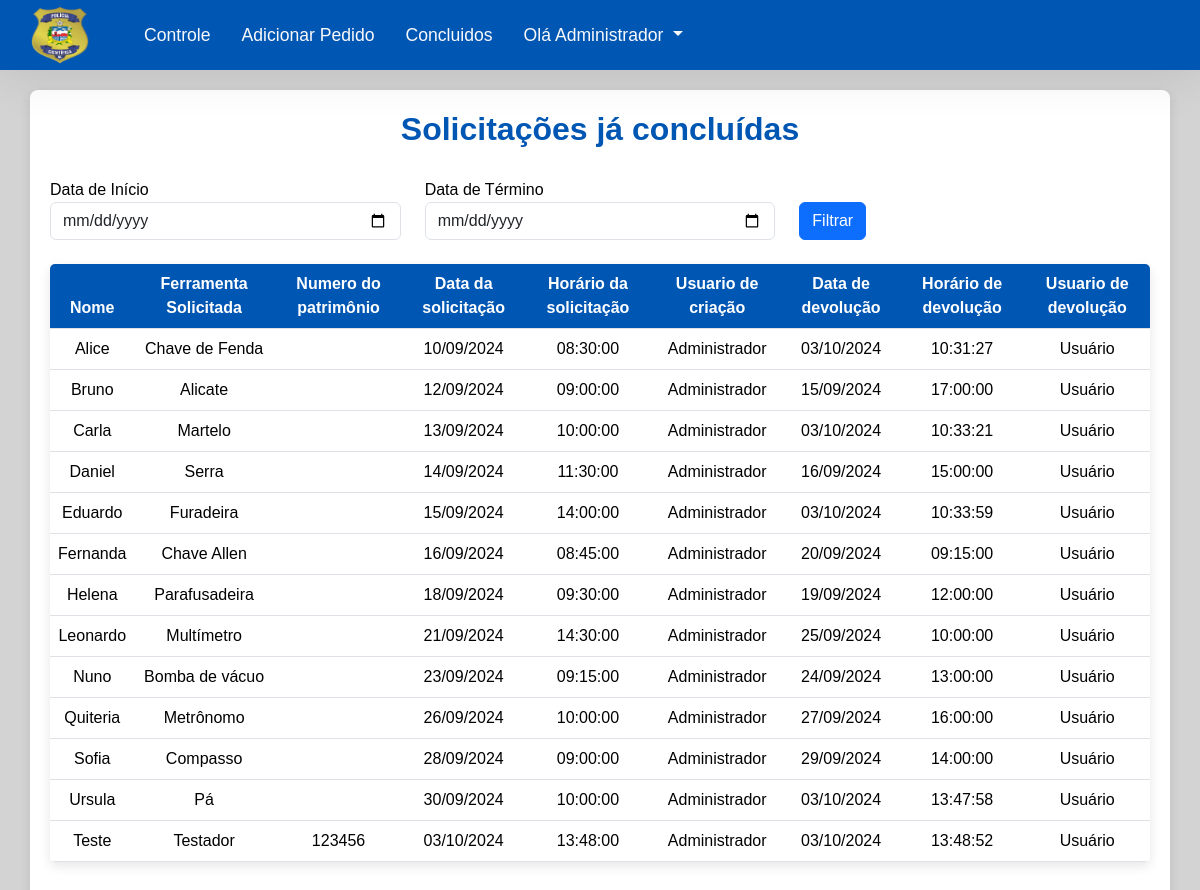
/concluidos.php (signed in), run on the app's committed database.
### tables this page shows
CREATE TABLE `stocks` (
  `id` int(10) UNSIGNED NOT NULL,
  `name` varchar(150) NOT NULL,
  `tool` varchar(20) NOT NULL,
  `observation` text DEFAULT NULL,
  `date_retirada` date NOT NULL,
  `time_retirada` time NOT NULL,
  `date_devolucao` date DEFAULT NULL,
  `time_devolucao` time DEFAULT NULL,
  `devolvido` tinyint(1) NOT NULL DEFAULT 0,
  `apagado` tinyint(1) NOT NULL DEFAULT 0,
  `patrimonio` int(11) DEFAULT NULL,
  `usuario_id_criacao` bigint(20) UNSIGNED NOT NULL,
  `usuario_id_devolucao` bigint(20) UNSIGNED DEFAULT NULL
);

CREATE TABLE `usuarios` (
  `id` bigint(20) UNSIGNED NOT NULL,
  `nome` varchar(70) NOT NULL,
  `email` varchar(100) NOT NULL,
  `senha` varchar(255) NOT NULL,
  `is_admin` tinyint(1) NOT NULL,
  `apagado` tinyint(1) NOT NULL
);

### concluidos.php (the view, shortened to what this page needs)
<?php
    include_once("templates/header.php");
$dateStart = isset($_GET['date_start']) ? $_GET['date_start'] : null;
$dateEnd = isset($_GET['date_end']) ? $_GET['date_end'] : null;
$query = "SELECT s.*, u_criacao.nome AS nome_usuario_criacao, u_devolucao.nome AS nome_usuario_devolucao
    FROM stocks s
    LEFT JOIN usuarios u_criacao ON s.usuario_id_criacao = u_criacao.id
    LEFT JOIN usuarios u_devolucao ON s.usuario_id_devolucao = u_devolucao.id
    WHERE s.devolvido = 1";
$stmt = $conn->prepare($query);
$stmt->execute();
$stock = $stmt->fetchAll();
?>
<div class="container">
    <h1 id="main-title">Solicitações já concluídas</h1>
    <form method="GET" class="mb-4">
        <div class="row">
            <div class="col-md-4">
                <label for="date_start">Data de Início</label>
                <input type="date" name="date_start" class="form-control" value="<?= htmlspecialchars($dateStart) ?>">
            </div>
            <div class="col-md-4">
                <label for="date_end">Data de Término</label>
                <input type="date" name="date_end" class="form-control" value="<?= htmlspecialchars($dateEnd) ?>">
            </div>
            <div class="col-md-4 align-self-end">
                <button type="submit" class="btn btn-primary">Filtrar</button>
            </div>
        </div>
    </form>
    <?php if(count($stock) > 0): ?>
        <table class="table" id="stock-table">
            <thead>
                <tr>
                    <th scope="col">Nome</th>
                    <th scope="col">Ferramenta Solicitada</th>
                    <th scope="col">Numero do patrimônio</th>
                    <th scope="col">Data da solicitação</th>
                    <th scope="col">Horário da solicitação</th>
                    <th scope="col">Usuario de criação</th>
                    <th scope="col">Data de devolução</th>
                    <th scope="col">Horário de devolução</th>
                    <th scope="col">Usuario de devolução</th>
                </tr>
            </thead>
            <tbody>
                <?php foreach($stock as $stocks): ?>
                    <tr>
                        <td scope="row"><?= htmlspecialchars($stocks["name"]) ?></td>
                        <td scope="row"><?= htmlspecialchars($stocks["tool"]) ?></td>
                        <td scope="row"><?= htmlspecialchars($stocks["patrimonio"]) ?></td>
                        <td scope="row"><?= htmlspecialchars($stocks["date_retirada"]) ?></td>
                        <td scope="row"><?= htmlspecialchars($stocks["time_retirada"]) ?></td>
                        <td scope="row"><?= htmlspecialchars($stocks["nome_usuario_criacao"]) ?></td>
                        <td scope="row"><?= htmlspecialchars($stocks["date_devolucao"]) ?></td>
                        <td scope="row"><?= htmlspecialchars($stocks["time_devolucao"]) ?></td>
                        <td scope="row"><?= htmlspecialchars($stocks["nome_usuario_devolucao"]) ?></td>
                    </tr>
                <?php endforeach; ?>
            </tbody>
        </table>
    <?php else: ?>
        <p>Nenhum item concluído encontrado.</p>
    <?php endif; ?>
</div>
<?php
include_once("templates/footer.php");
?>

### css/styles.css (style rules this page uses)
:root { --cor-de-fundo: lightgray; --cor-secundaria: #A67B5B; --cor-terciaria: #0056b3; --cor-da-fonte: #000000; --cor-border: #0056b3; --cor-btn-bg: #149c32; --cor-btn-bg-hover: #0f6e23; --cor-btn-border: transparent; --cor-btn-fonte: #ffffff; }
body { background-color: var(--cor-de-fundo); font-family: 'Arial', sans-serif; color: var(--cor-da-fonte); }
.container { margin-top: 20px; background-color: #fff; padding: 20px; border-radius: 8px; box-shadow: 0 4px 12px rgba(0, 0, 0, 0.1); }
#main-title { text-align: center; color: var(--cor-terciaria); margin-bottom: 30px; font-size: 2rem; font-weight: bold; }
.table { background-color: #fff; border-radius: 5px; overflow: hidden; box-shadow: 0 4px 12px rgba(0, 0, 0, 0.1); margin-bottom: 20px; }
.table th { background-color: var(--cor-terciaria); color: #fff; text-align: center; }
.table td { text-align: center; vertical-align: middle; }

### data on the page
stocks: name "Alice", tool "Chave de Fenda", time_retirada "08:30:00", usuario_id_criacao.nome "Administrador", time_devolucao "10:31:27", usuario_id_devolucao.nome "Usuário"
stocks: name "Bruno", tool "Alicate", time_retirada "09:00:00", usuario_id_criacao.nome "Administrador", time_devolucao "17:00:00", usuario_id_devolucao.nome "Usuário"
stocks: name "Carla", tool "Martelo", time_retirada "10:00:00", usuario_id_criacao.nome "Administrador", time_devolucao "10:33:21", usuario_id_devolucao.nome "Usuário"
stocks: name "Daniel", tool "Serra", time_retirada "11:30:00", usuario_id_criacao.nome "Administrador", time_devolucao "15:00:00", usuario_id_devolucao.nome "Usuário"
stocks: name "Eduardo", tool "Furadeira", time_retirada "14:00:00", usuario_id_criacao.nome "Administrador", time_devolucao "10:33:59", usuario_id_devolucao.nome "Usuário"
stocks: name "Fernanda", tool "Chave Allen", time_retirada "08:45:00", usuario_id_criacao.nome "Administrador", time_devolucao "09:15:00", usuario_id_devolucao.nome "Usuário"
stocks: name "Helena", tool "Parafusadeira", time_retirada "09:30:00", usuario_id_criacao.nome "Administrador", time_devolucao "12:00:00", usuario_id_devolucao.nome "Usuário"
stocks: name "Leonardo", tool "Multímetro", time_retirada "14:30:00", usuario_id_criacao.nome "Administrador", time_devolucao "10:00:00", usuario_id_devolucao.nome "Usuário"
stocks: name "Nuno", tool "Bomba de vácuo", time_retirada "09:15:00", usuario_id_criacao.nome "Administrador", time_devolucao "13:00:00", usuario_id_devolucao.nome "Usuário"
stocks: name "Quiteria", tool "Metrônomo", time_retirada "10:00:00", usuario_id_criacao.nome "Administrador", time_devolucao "16:00:00", usuario_id_devolucao.nome "Usuário"
stocks: name "Sofia", tool "Compasso", time_retirada "09:00:00", usuario_id_criacao.nome "Administrador", time_devolucao "14:00:00", usuario_id_devolucao.nome "Usuário"
stocks: name "Ursula", tool "Pá", time_retirada "10:00:00", usuario_id_criacao.nome "Administrador", time_devolucao "13:47:58", usuario_id_devolucao.nome "Usuário"
stocks: name "Teste", tool "Testador", patrimonio "123456", time_retirada "13:48:00", usuario_id_criacao.nome "Administrador", time_devolucao "13:48:52", usuario_id_devolucao.nome "Usuário"

### other printed values
$_SESSION['user_name'] "Administrador"
